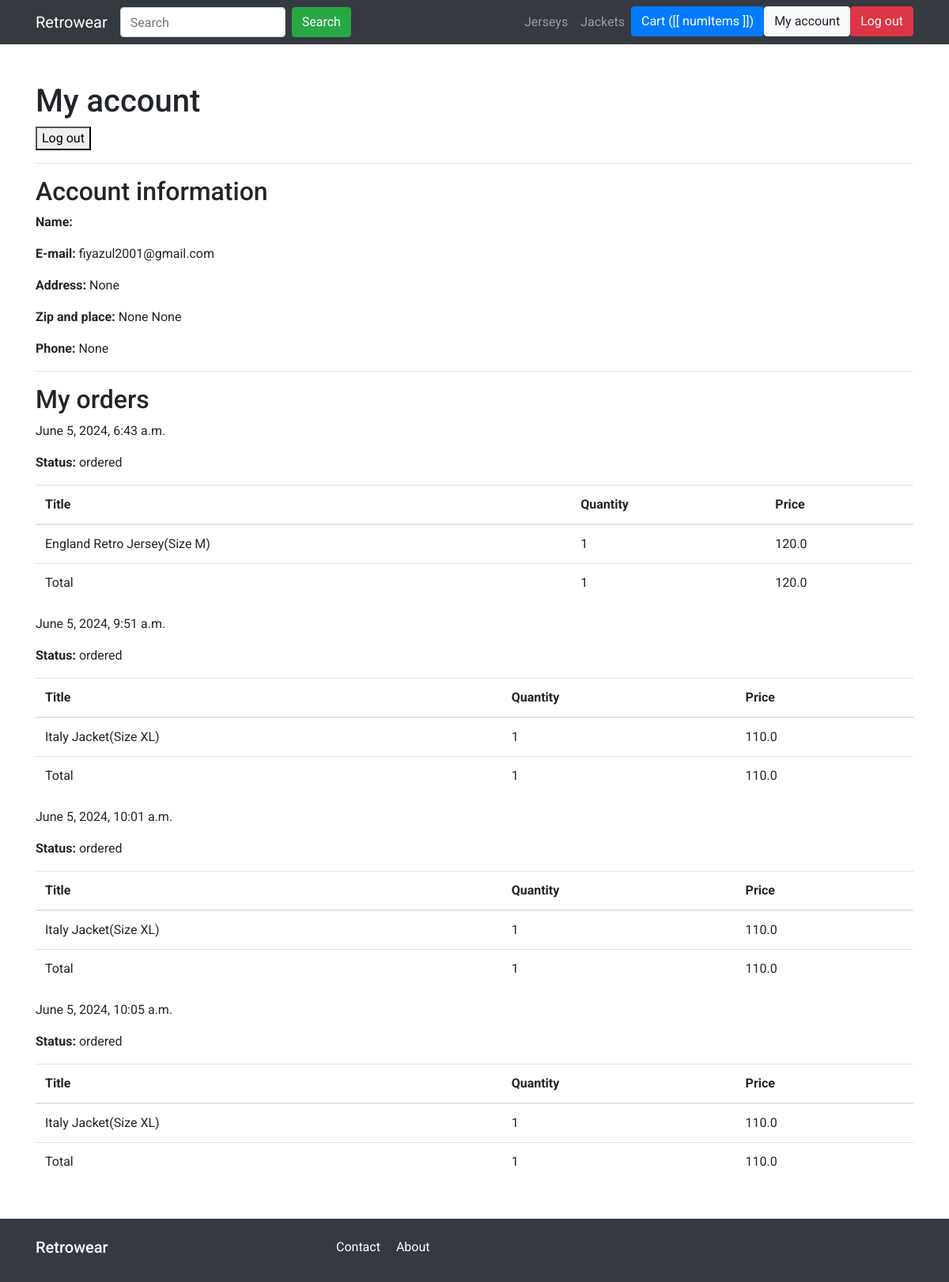
/myaccount/ (signed in), run on the app's committed database.
### apps/store/models.py (models this page shows, shortened)
class Category(models.Model):
    title = models.CharField(max_length=255)
    slug = models.SlugField(max_length=255)
    ordering = models.IntegerField(default=0)
    class Meta:
        verbose_name_plural = 'Categories'
        ordering = ('ordering',)

class Product(models.Model):
    category = models.ForeignKey(Category, related_name='products', on_delete=models.CASCADE)
    parent = models.ForeignKey('self', related_name='variants', on_delete=models.CASCADE, blank=True, null=True)
    title = models.CharField(max_length=255)
    slug = models.SlugField(max_length=255)
    description = models.TextField(blank=True, null=True)
    price = models.FloatField()
    is_featured = models.BooleanField(default=False)
    image = models.ImageField(upload_to='uploads/', blank=True, null=True)
    thumbnail = models.ImageField(upload_to='uploads/', blank=True, null=True)
    date_added = models.DateTimeField(auto_now_add=True)
    num_available = models.IntegerField(default=1)
    class Meta:
        ordering = ('-date_added',)

### apps/userprofile/models.py (models this page shows, shortened)
class Userprofile(models.Model):
    user = models.OneToOneField(User, related_name='userprofile', on_delete=models.CASCADE)
    address = models.CharField(max_length=255, blank=True, null=True)
    zipcode = models.CharField(max_length=255, blank=True, null=True)
    place = models.CharField(max_length=255, blank=True, null=True)
    phone = models.CharField(max_length=255, blank=True, null=True)

### apps/order/models.py (models this page shows, shortened)
class Order(models.Model):
    STATUS_ORDERED = 'ordered'
    STATUS_SHIPPED = 'shipped'
    STATUS_ARRIVED = 'arrived'
    STATUS_OPTIONS = (
        (STATUS_ORDERED, 'Ordered'),
        (STATUS_SHIPPED, 'Shipped'),
        (STATUS_ARRIVED, 'Arrived')
    )
    user = models.ForeignKey(User, related_name='orders', on_delete=models.SET_NULL, blank=True, null=True)
    first_name = models.CharField(max_length=100)
    last_name = models.CharField(max_length=100)
    email = models.CharField(max_length=100)
    address = models.CharField(max_length=100)
    zipcode = models.CharField(max_length=100)
    place = models.CharField(max_length=100)
    phone = models.CharField(max_length=100)
    created_at = models.DateTimeField(auto_now_add=True)
    paid = models.BooleanField(default=False)
    paid_amount = models.FloatField(blank=True, null=True)
    payment_intent = models.CharField(max_length=255, blank=True, null=True)
    shipped_date = models.DateTimeField(blank=True, null=True)
    status = models.CharField(max_length=20, choices=STATUS_OPTIONS, default=STATUS_ORDERED)
    def get_total_quantity(self):
        return sum(item.quantity for item in self.items.all())

class OrderItem(models.Model):
    order = models.ForeignKey(Order, related_name='items', on_delete=models.CASCADE)
    product = models.ForeignKey(Product, related_name='items', on_delete=models.DO_NOTHING)
    price = models.FloatField()
    quantity = models.IntegerField(default=1)

### apps/userprofile/views.py (the view)
# urls.py: path('myaccount/', myaccount, name='myaccount'),
@login_required
def myaccount(request):
    return render(request, 'myaccount.html')

### apps/cart/cart.py (called while the page is built)
    def __iter__(self):
        product_ids = self.cart.keys()
        products = Product.objects.filter(id__in=product_ids)
        for product in products:
            self.cart[str(product.id)]['product'] = product
        for item in self.cart.values():
            item['total_price'] = float(item['price']) * int(item['quantity'])
            yield item

    def get_total_length(self):
        return sum(item['quantity'] for item in self.cart.values())

    def get_total_cost(self):
        return sum(item['total_price'] for item in self)

### apps/cart/context_processors.py (called while the page is built)
def cart(request):
    return {'cart': Cart(request)}

### apps/store/context_processors.py (called while the page is built)
def menu_categories(request):
    categories = Category.objects.all()
    return {'menu_categories': categories}

### apps/userprofile/templates/myaccount.html (shortened to what this page needs)
{% extends 'base.html' %}
{% block content %}
    <h1 class="title">My account</h1>
    <form method="post" action="{% url 'logout' %}">
        <button type="submit" class="button is-danger">Log out</button>
    </form>
    <hr>
    <h2 class="subtitle">Account information</h2>
    <p><strong>Name: </strong>{{ request.user.get_full_name }}</p>
    <p><strong>E-mail: </strong>{{ request.user.email }}</p>
    <p><strong>Address: </strong>{{ request.user.userprofile.address }}</p>
    <p><strong>Zip and place: </strong>{{ request.user.userprofile.zipcode }} {{ request.user.userprofile.place }}</p>
    <p><strong>Phone: </strong>{{ request.user.userprofile.phone }}</p>
    <hr>
    <h2 class="subtitle">My orders</h2>
    {% for order in request.user.orders.all %}
        <article class="message is-light">
            <div class="message-header">
                <p>{{ order.created_at }}</p>
                <p><strong>Status: </strong>{{ order.status }}</p>
            </div>
            <div class="message-body">
                <table class="table is-striped is-fullwidth">
                    <thead>
                        <tr>
                            <th>Title</th>
                            <th>Quantity</th>
                            <th>Price</th>
                        </tr>
                    </thead>
                    <tbody>
                        {% for item in order.items.all %}
                            <tr>
                                <td>{{ item.product.title }}</td>
                                <td>{{ item.quantity }}</td>
                                <td>{{ item.price }}</td>
                            </tr>
                        {% endfor %}
                    </tbody>
                    <tfoot>
                        <tr>
                            <td>Total</td>
                            <td>{{ order.get_total_quantity }}</td>
                            <td>{{ order.paid_amount }}</td>
                        </tr>
                    </tfoot>
                </table>
            </div>
        </article>
    {% empty %}
        <p>You don't have any order yet...</p>
    {% endfor %}
{% endblock %}

### apps/core/templates/base.html (shortened to what this page needs)
{% load static %}
<!DOCTYPE html>
<html>
<head>
    <link rel="stylesheet" href="https://stackpath.bootstrapcdn.com/bootstrap/4.5.2/css/bootstrap.min.css">
    <link rel="stylesheet" href="{% static 'main.css' %}">
</head>
<body>
    <nav class="navbar navbar-expand-lg navbar-dark bg-dark" id="navbarapp">
        <div class="container">
            <a class="navbar-brand" href="{% url 'frontpage' %}">Retrowear</a>
            <div class="collapse navbar-collapse" :class="{ 'show': menuClass }" id="main-navbar">
                <ul class="navbar-nav mr-auto">
                    <li class="nav-item">
                        <form class="form-inline my-2 my-lg-0" method="get" action="{% url 'search' %}">
                            <input class="form-control mr-sm-2" type="search" placeholder="Search" aria-label="Search" name="query">
                            <button class="btn btn-success my-2 my-sm-0" type="submit">Search</button>
                        </form>
                    </li>
                </ul>
                <ul class="navbar-nav ml-auto">
                    {% for category in menu_categories %}
                        <li class="nav-item">
                            <a class="nav-link" href="{% url 'category_detail' category.slug %}">{{ category.title }}</a>
                        </li>
                    {% endfor %}
                    <li class="nav-item">
                        <a class="btn btn-primary" href="{% url 'cart' %}">Cart ([[ numItems ]])</a>
                    </li>
                    {% if request.user.is_authenticated %}
                        <li class="nav-item">
                            <a class="btn btn-light" href="{% url 'myaccount' %}">My account</a>
                        </li>
                        <li class="nav-item">
                            <form method="post" action="{% url 'logout' %}">
                                <button type="submit" class="btn btn-danger">Log out</button>
                            </form>
                        </li>
                    {% endif %}
                </ul>
            </div>
        </div>
    </nav>
    <section class="container my-5">
        {% block content %}
        {% endblock %}
    </section>
    <footer class="footer bg-dark text-white py-4">
        <div class="container">
            <div class="row">
                <div class="col-md-4">
                    <h2 class="h5">Retrowear</h2>
                </div>
                <div class="col-md-8">
                    <a href="{% url 'contact' %}" class="text-white mr-3">Contact</a>
                    <a href="{% url 'about' %}" class="text-white">About</a>
                </div>
            </div>
        </div>
    </footer>
</body>
</html>

### static/main.css (style rules this page uses)
body { font-family: 'Roboto', sans-serif; }

### data on the page
Category: title "Jerseys"
Category: title "Jackets"
Order: created_at "June 5, 2024, 6:43 a.m.", status "ordered", get_total_quantity "1", paid_amount "120.0"
OrderItem: product "England Retro Jersey(Size M)", quantity "1", price "120.0"
Order: created_at "June 5, 2024, 9:51 a.m.", status "ordered", get_total_quantity "1", paid_amount "110.0"
OrderItem: product "Italy Jacket(Size XL)", quantity "1", price "110.0"
Order: created_at "June 5, 2024, 10:01 a.m.", status "ordered", get_total_quantity "1", paid_amount "110.0"
OrderItem: product "Italy Jacket(Size XL)", quantity "1", price "110.0"
Order: created_at "June 5, 2024, 10:05 a.m.", status "ordered", get_total_quantity "1", paid_amount "110.0"
OrderItem: product "Italy Jacket(Size XL)", quantity "1", price "110.0"

### other printed values
{{ request.user.email }} "fiyazul2001@gmail.com"
{{ request.user.userprofile.address }} "None"
{{ request.user.userprofile.zipcode }} "None"
{{ request.user.userprofile.place }} "None"
{{ request.user.userprofile.phone }} "None"
